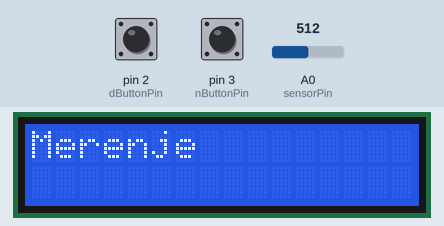
This sketch was run on a simulated Arduino Uno, built with avr-gcc and run on an emulated ATmega328P. On the bench: 16×2 character LCD. The test bench sets the inputs (shaded band); at power-on: A0 (sensorPin) = 512, pin 3 (nButtonPin) LOW, pin 2 (dButtonPin) LOW. EEPROM starts erased.

Above: at 1.2 s.
1.3 s: A0 (sensorPin) set to 716
4.3 s: pin 3 (nButtonPin) pulled HIGH for 0.4 s
At 5.5 s:
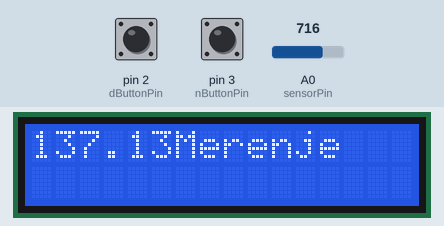
6.5 s: pin 3 (nButtonPin) pulled HIGH for 1 s
10.5 s: A0 (sensorPin) set to 900
At 13.0 s:
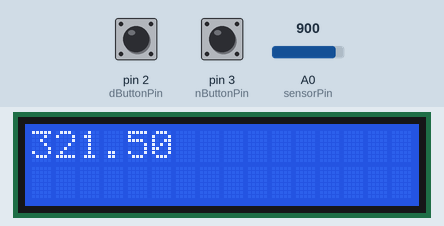
13.5 s: A0 (sensorPin) set to 1023
Timing chart, 0 to 16.5 s (numbered marks = the images above; inputs shaded):
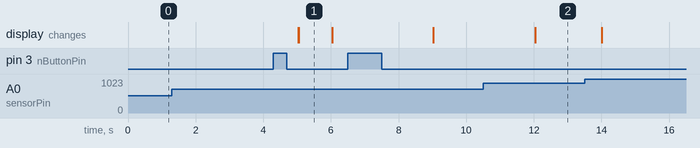

Measured:
- after the input at 1.3 s, every drawn part: stays the same
- after the input at 10.5 s, the display: changes after 1.5 s (image 2)
- what the display in image 1 shows lasts 1.0 s, from 5.0 s to 6.0 s

The sketch:

kod.ino
```cpp
#include <Arduino_FreeRTOS.h>
#include <semphr.h>
#include <EEPROM.h>
#include <LiquidCrystal.h>

LiquidCrystal lcd (1, 4, 5, 6, 7, 8);

int d1 = 1, d2 = 2; //razmak izmedju merenja u sekundama
int n1 = 4, n2 = 8; //broj merenja
int sensorValue = 0;
float temp = 0;
int sensorPin = A0;
int measureCounter = 0;
int sumMeasure = 0;
double avgMeasure = 0;
byte dButtonPin = 2, nButtonPin = 3;
int currentDValue = d1, currentNValue = n1,  memoryDCounter = 0, memoryNCounter = 2;

volatile SemaphoreHandle_t measureTask, calculateAvgTask; //hendleri za semafore

void setup()
 {
   lcd.begin(16, 2);
   pinMode(sensorPin, INPUT);
   pinMode(dButtonPin, INPUT);
   pinMode(nButtonPin, INPUT);

   EEPROM.write(0, d1); //(adresa_memorije_na_koju_pisem, podatak_koji_pisem)
   EEPROM.write(1, d2);
   EEPROM.write(2, n1);
   EEPROM.write(3, n2);

   attachInterrupt(digitalPinToInterrupt(dButtonPin), changeDValue, RISING);
   attachInterrupt(digitalPinToInterrupt(nButtonPin), changeNValue, RISING);

   xTaskCreate(measurementTask, "Do all measurements", 128, NULL, 1, NULL); //kreiram task - dokumentacija
   xTaskCreate(calculateTask, "Do temperature calculations", 128, NULL, 1, NULL);

   measureTask = xSemaphoreCreateBinary();
   calculateAvgTask = xSemaphoreCreateBinary();

   xSemaphoreGive(measureTask); //predajem semafor prvom tasku
 }

void loop()
 {
 }

 //Taskovi

 void measurementTask(void* args)
 {
   for(;;)
   {
      if(xSemaphoreTake(measureTask, portMAX_DELAY))
      {
	 if(currentNValue > 20)
	    currentNValue = 20;
	 while(measureCounter <= currentNValue)
	 {
	    if(measureCounter == currentNValue)
	    {
	       vTaskDelay(1000 / portTICK_PERIOD_MS); //cekam jos jednu sekundu nakon poslednjeg merenja, pa predajem semafor drugom tasku
	       //vTaskDelay(pdMS_TO_TICKS(1000));
	       xSemaphoreGive(calculateAvgTask); //oslobadjam semafor i predajem ga drugom tasku
	    }
	    lcd.clear();
	    lcd.print("Merenje");
	    vTaskDelay(currentDValue*1000 / portTICK_PERIOD_MS);  // delay od d sekundi nakon svakog merenja, nisam bio siguran da
	    //li se prvo merenje vrsi odmah, ili nakon d sekundi, pa sam ga stavio da se vrsi nakon d sekundi
	    //vTaskDelay(pdMS_TO_TICKS(currentDValue*1000));
	    sensorValue = analogRead(sensorPin);
	    temp = (double)sensorValue / 1024;
	    temp = temp * 5;
	    temp = temp - 0.5;
	    temp = temp * 100;
	    sumMeasure += temp;
	    measureCounter++;
	}
      }
   }
 }

 void calculateTask(void* args)
 {
   for(;;)
   {
      if(xSemaphoreTake(calculateAvgTask, portMAX_DELAY))
      {
	 avgMeasure = (double)sumMeasure / currentNValue;//measureCounter;
	 lcd.clear();
	 lcd.print(avgMeasure);
	 vTaskDelay(2000 / portTICK_PERIOD_MS); //Odlazem predaju za 2 sekunde
	 //vTaskDelayUntil(pdMS_TO_TICKS(2000));
	 measureCounter = 0;
	 sumMeasure = 0;
	 xSemaphoreGive(measureTask);
      }
   }
 }

 //Interrupt-ovi

 void changeDValue()
 {
    if(memoryDCounter>=1)
      memoryDCounter = 0;
   else
      memoryDCounter++;

   currentDValue = EEPROM.read(memoryDCounter); //citam iz EEPROM sa adrese memoryDCounter
 }

 void changeNValue()
 {
   if(memoryNCounter>=3)
      memoryNCounter = 2;
   else
      memoryNCounter++;

   currentNValue = EEPROM.read(memoryNCounter);
   if(currentNValue > 20)
      currentNValue = 20;
 }
```
